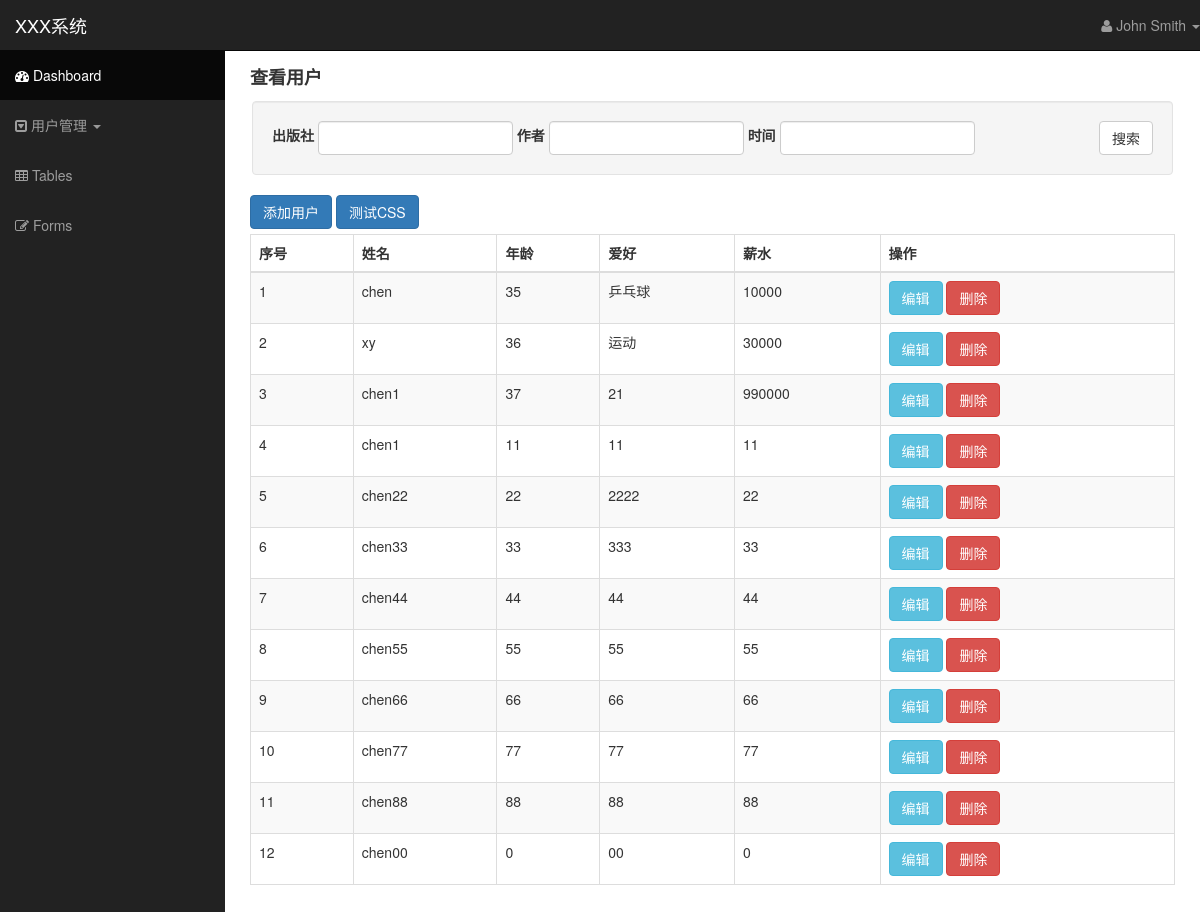
/users/, run on the app's committed database.
### app01/models.py (models this page shows)
class User(models.Model):
    user = models.CharField(max_length=16)
    pwd=models.CharField(max_length=16)
    age=models.IntegerField()
    hobby=models.CharField(max_length=32)
    salary=models.IntegerField()

### app01/views.py (the view)
# urls.py: re_path(r'users/edit/(\d+)/', views.user_edit),
def users(request):
    users = User.objects.all()
    return render(request,"users.html",locals())

### templates/users.html (shortened to what this page needs)
{% extends "base.html" %}
{% block page-wrapper %}
    {% load pagination_tags %}
    <div class="row" style="margin-bottom: 10px;">
        <div class="col-lg-12">
            <strong style="font-size: large;">查看用户</strong>
        </div>
    </div>
    <div class="row well" style="margin-left: 2px;margin-right: 2px">
        <form class="form-inline">
            <div class="form-group">
                <label for="exampleInputName2">出版社</label>
                <input type="text" class="form-control" id="exampleInputName2">
            </div>
            <div class="form-group">
                <label for="exampleInputEmail2">作者</label>
                <input type="email" class="form-control" id="exampleInputEmail2">
            </div>
            <div class="form-group">
                <label for="exampleInputEmail2">时间</label>
                <input type="email" class="form-control" id="exampleInputEmail2">
            </div>
            <button type="submit" class="btn btn-default pull-right">搜索</button>
        </form>
    </div>
    <div>
        <a href="/users/add/" class="btn btn-primary" style="margin-bottom: 5px">添加用户</a>
        <a href="/users/testcss/" class="btn btn-primary" style="margin-bottom: 5px">测试CSS</a>
    </div>
    <table id="mytable" class="table table-bordered table-striped">
        <thead>
        <tr>
            <th>序号</th>
            <th>姓名</th>
            <th>年龄</th>
            <th>爱好</th>
            <th>薪水</th>
            <th>操作</th>
        </tr>
        </thead>
        <tbody>
        {% for user in users %}
            <tr>
                <td>{{ forloop.counter }}</td>
                <td> {{ user.user }}</td>
                <td>{{ user.age }}</td>
                <td>{{ user.hobby }}</td>
                <td>{{ user.salary }}</td>
                <td>
                    <a href="/users/edit/{{ user.pk }}/" class="btn btn-info">编辑</a>
                    <button onclick="foo({{ user.pk }},this)" class="btn btn-danger">删除</button>
                </td>
            </tr>
        {% endfor %}
        </tbody>
    </table>
{% endblock %}

### templates/base.html (shortened to what this page needs)
<!DOCTYPE html>
<html lang="en">
  <head>
    <link href="/static/css/bootstrap.css" rel="stylesheet">
    <link href="https://cdn.jsdelivr.net/npm/bootstrap@3.3.7/dist/css/bootstrap.min.css" rel="stylesheet">
    <link href="/static/css/sb-admin.css" rel="stylesheet">
    <link rel="stylesheet" href="/static/font-awesome/css/font-awesome.min.css">
    <link rel="stylesheet" href="/static/css/morris-0.4.3.min.css">
    <link href="https://cdn.bootcss.com/sweetalert/1.1.3/sweetalert.min.css" rel="stylesheet">
  </head>
  <body>
    <div id="wrapper">
      <nav class="navbar navbar-inverse navbar-fixed-top" role="navigation">
        <div class="navbar-header">
          <a class="navbar-brand" href="">XXX系统</a>
        </div>
        <div class="collapse navbar-collapse navbar-ex1-collapse">
          <ul class="nav navbar-nav side-nav">
            <li class="active"><a href=""><i class="fa fa-dashboard"></i> Dashboard</a></li>
            <li class="dropdown">
              <a href="#" class="dropdown-toggle" data-toggle="dropdown"><i class="fa fa-caret-square-o-down"></i> 用户管理 <b class="caret"></b></a>
            </li>
            <li><a href="/users/"><i class="fa fa-table"></i> Tables</a></li>
            <li><a href=""><i class="fa fa-edit"></i> Forms</a></li>
          </ul>
          <ul class="nav navbar-nav navbar-right navbar-user">
            <li class="dropdown user-dropdown">
              <a href="#" class="dropdown-toggle" data-toggle="dropdown"><i class="fa fa-user"></i> John Smith <b class="caret"></b></a>
            </li>
          </ul>
        </div>
      </nav>
      <div id="page-wrapper">
          {% block page-wrapper %}
          {% endblock %}
      </div>
    </div>
  </body>
</html>

### static/css/sb-admin.css (style rules this page uses)
body { margin-top: 50px; }
#wrapper { padding-left: 0; }
#page-wrapper { width: 100%; padding: 5px 15px; }
@media (min-width:768px) { #wrapper { padding-left: 225px; } }
@media (min-width:768px) { #page-wrapper { padding: 15px 25px; } }
@media (min-width:768px) { .side-nav { margin-left: -225px; left: 225px; width: 225px; position: fixed; top: 50px; height: 100%; border-radius: 0; border: none; background-color: #222222; overflow-y: auto; } }
@media (min-width:768px) { .side-nav>li>a { width: 225px; } }

### data on the page
User: user "chen", age "35", hobby "乒乓球", salary "10000"
User: user "xy", age "36", hobby "运动", salary "30000"
User: user "chen1", age "37", hobby "21", salary "990000"
User: user "chen1", age "11", hobby "11", salary "11"
User: user "chen22", age "22", hobby "2222", salary "22"
User: user "chen33", age "33", hobby "333", salary "33"
User: user "chen44", age "44", hobby "44", salary "44"
User: user "chen55", age "55", hobby "55", salary "55"
User: user "chen66", age "66", hobby "66", salary "66"
User: user "chen77", age "77", hobby "77", salary "77"
User: user "chen88", age "88", hobby "88", salary "88"
User: user "chen00", age "0", hobby "00", salary "0"
